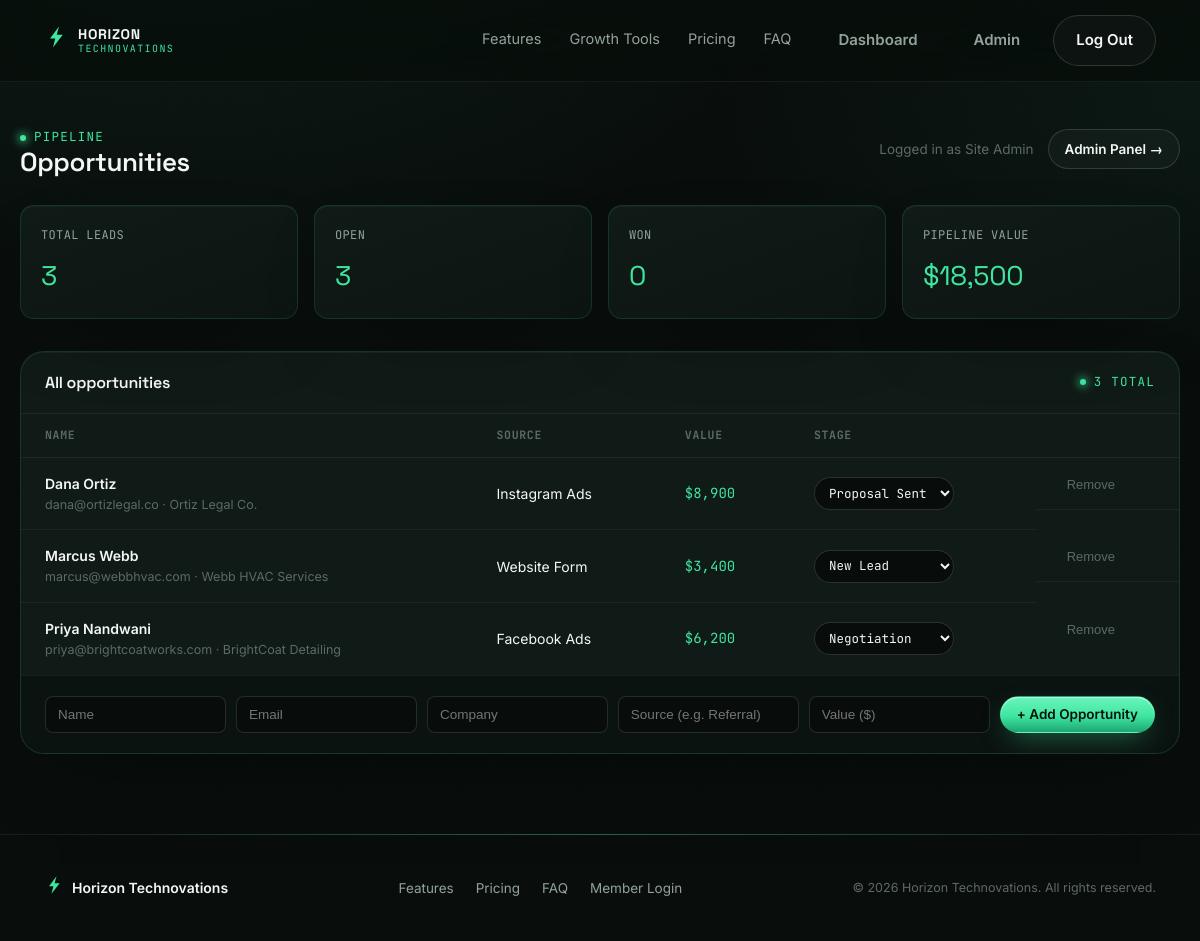
/dashboard (signed in), run on the app's committed database.
### tables this page shows
CREATE TABLE leads (
            id INTEGER PRIMARY KEY AUTOINCREMENT,
            name TEXT NOT NULL,
            email TEXT NOT NULL,
            company TEXT,
            phone TEXT,
            plan TEXT,
            source TEXT DEFAULT 'Signup Form',
            value REAL DEFAULT 0,
            stage TEXT DEFAULT 'New Lead',
            message TEXT,
            created_at TEXT NOT NULL
        );

### app.py (the view)
@app.route("/dashboard")
@login_required
def dashboard():
    db = get_db()
    leads = db.execute("SELECT * FROM leads ORDER BY created_at DESC").fetchall()
    total_value = sum(l["value"] or 0 for l in leads)
    open_leads = [l for l in leads if l["stage"] not in ("Won", "Lost")]
    won_leads = [l for l in leads if l["stage"] == "Won"]
    stats = {
        "total_leads": len(leads),
        "open_leads": len(open_leads),
        "won_leads": len(won_leads),
        "pipeline_value": total_value,
    }
    return render_template("dashboard.html", leads=leads, stats=stats, stages=STAGES)

### app.py (called while the page is built)
def get_db():
    if "db" not in g:
        g.db = sqlite3.connect(DB_PATH)
        g.db.row_factory = sqlite3.Row
        g.db.execute("PRAGMA foreign_keys = ON")
    return g.db

def login_required(view):
    @wraps(view)
    def wrapped(*args, **kwargs):
        if not session.get("user_id"):
            flash("Please log in to view the dashboard.", "error")
            return redirect(url_for("login", next=request.path))
        return view(*args, **kwargs)
    return wrapped

@app.context_processor
def inject_globals():
    return {
        "current_year": datetime.now(timezone.utc).year,
        "logged_in": bool(session.get("user_id")),
        "current_user_name": session.get("user_name"),
        "current_user_id": session.get("user_id"),
        "is_admin": session.get("role") == "admin",
    }

### templates/dashboard.html (shortened to what this page needs)
{% extends "base.html" %}
{% block content %}
<div class="container dash-shell">
  <div class="dash-header">
    <div>
      <span class="eyebrow">Pipeline</span>
      <h1>Opportunities</h1>
    </div>
    <div style="display:flex; align-items:center; gap:14px;">
      <span style="color:var(--text-faint); font-size:13.5px;">Logged in as {{ current_user_name }}</span>
      {% if is_admin %}
      <a class="btn btn-outline btn-sm" href="{{ url_for('admin_overview') }}">Admin Panel →</a>
      {% endif %}
    </div>
  </div>
  <div class="dash-stats">
    <div class="stat-card">
      <div class="stat-label">TOTAL LEADS</div>
      <div class="stat-value">{{ stats.total_leads }}</div>
    </div>
    <div class="stat-card">
      <div class="stat-label">OPEN</div>
      <div class="stat-value">{{ stats.open_leads }}</div>
    </div>
    <div class="stat-card">
      <div class="stat-label">WON</div>
      <div class="stat-value">{{ stats.won_leads }}</div>
    </div>
    <div class="stat-card">
      <div class="stat-label">PIPELINE VALUE</div>
      <div class="stat-value">${{ "{:,.0f}".format(stats.pipeline_value) }}</div>
    </div>
  </div>
  <div class="dash-panel">
    <div class="dash-panel-head">
      <h3 style="margin:0; font-size:16px;">All opportunities</h3>
      <span class="eyebrow">{{ leads|length }} total</span>
    </div>
    {% if leads %}
    <table class="lead-table">
      <thead>
        <tr>
          <th>Name</th>
          <th>Source</th>
          <th>Value</th>
          <th>Stage</th>
          <th></th>
        </tr>
      </thead>
      <tbody>
        {% for lead in leads %}
        <tr>
          <td>
            <div class="lead-name">{{ lead.name }}</div>
            <div class="lead-sub">{{ lead.email }}{% if lead.company %} · {{ lead.company }}{% endif %}</div>
          </td>
          <td>{{ lead.source }}</td>
          <td class="lead-value">${{ "{:,.0f}".format(lead.value or 0) }}</td>
          <td>
            <form method="post" action="{{ url_for('dashboard_update_stage', lead_id=lead.id) }}">
              <select class="stage-select" name="stage" onchange="this.form.submit()">
                {% for s in stages %}
                <option value="{{ s }}" {% if lead.stage == s %}selected{% endif %}>{{ s }}</option>
                {% endfor %}
              </select>
            </form>
          </td>
          <td class="row-actions">
            <form method="post" action="{{ url_for('dashboard_delete', lead_id=lead.id) }}" onsubmit="return confirm('Remove this opportunity?');">
              <button class="icon-btn" type="submit" aria-label="Delete">Remove</button>
            </form>
          </td>
        </tr>
        {% endfor %}
      </tbody>
    </table>
    {% else %}
    <div class="empty-state">No opportunities yet — add one below, or wait for the signup form to send you one.</div>
    {% endif %}
    <form class="add-opp-form" method="post" action="{{ url_for('dashboard_add') }}">
      <input name="name" placeholder="Name" required>
      <input name="email" placeholder="Email">
      <input name="company" placeholder="Company">
      <input name="source" placeholder="Source (e.g. Referral)">
      <input name="value" type="number" step="1" min="0" placeholder="Value ($)">
      <button class="btn btn-primary btn-sm" type="submit">+ Add Opportunity</button>
    </form>
  </div>
</div>
{% endblock %}

### templates/base.html (shortened to what this page needs)
<!DOCTYPE html>
<html lang="en">
<head>
<link rel="stylesheet" href="{{ url_for('static', filename='css/style.css') }}">
</head>
<body>
<header class="site-header">
  <div class="header-inner">
    <a class="brand" href="{{ url_for('index') }}">
      <span class="brand-mark" aria-hidden="true">
        <svg viewBox="0 0 32 32" width="24" height="24">
          <polygon points="20,2 8,18 15,18 12,30 25,13 17,13" fill="var(--mint)"/>
        </svg>
      </span>
      <span class="brand-text">
        <span class="brand-line1">HORIZON</span>
        <span class="brand-line2">TECHNOVATIONS</span>
      </span>
    </a>
    <nav class="main-nav" aria-label="Primary">
      <a href="{{ url_for('index') }}#features">Features</a>
      <a href="{{ url_for('index') }}#growth-tools">Growth Tools</a>
      <a href="{{ url_for('index') }}#pricing">Pricing</a>
      <a href="{{ url_for('index') }}#faq">FAQ</a>
    </nav>
    <div class="header-actions">
      {% if logged_in %}
        <a class="btn btn-ghost" href="{{ url_for('dashboard') }}">Dashboard</a>
        {% if is_admin %}
        <a class="btn btn-ghost" href="{{ url_for('admin_overview') }}">Admin</a>
        {% endif %}
        <a class="btn btn-outline" href="{{ url_for('logout') }}">Log Out</a>
      {% else %}
        <a class="btn btn-outline" href="{{ url_for('login') }}">Member Login <span aria-hidden="true">↗</span></a>
      {% endif %}
    </div>
  </div>
</header>
<main id="main">
{% block content %}{% endblock %}
</main>
<footer class="site-footer">
  <div class="footer-inner">
    <div class="footer-brand">
      <span class="brand-mark" aria-hidden="true">
        <svg viewBox="0 0 32 32" width="20" height="20">
          <polygon points="20,2 8,18 15,18 12,30 25,13 17,13" fill="var(--mint)"/>
        </svg>
      </span>
      <span>Horizon Technovations</span>
    </div>
    <nav class="footer-nav" aria-label="Footer">
      <a href="{{ url_for('index') }}#features">Features</a>
      <a href="{{ url_for('index') }}#pricing">Pricing</a>
      <a href="{{ url_for('index') }}#faq">FAQ</a>
      <a href="{{ url_for('login') }}">Member Login</a>
    </nav>
    <p class="footer-note">© {{ current_year }} Horizon Technovations. All rights reserved.</p>
  </div>
</footer>
</body>
</html>

### data on the page
leads: name "Dana Ortiz", email "dana@ortizlegal.co", company "Ortiz Legal Co.", source "Instagram Ads", value "8,900", stage "Proposal Sent"
leads: name "Marcus Webb", email "marcus@webbhvac.com", company "Webb HVAC Services", source "Website Form", value "3,400", stage "New Lead"
leads: name "Priya Nandwani", email "priya@brightcoatworks.com", company "BrightCoat Detailing", source "Facebook Ads", value "6,200", stage "Negotiation"

### other printed values
{{ current_user_name }} "Site Admin"
{{ stats.total_leads }} "3"
{{ stats.open_leads }} "3"
{{ stats.won_leads }} "0"
{{ "{:,.0f}".format(stats.pipeline_value) }} "18,500"
{{ leads|length }} "3"
